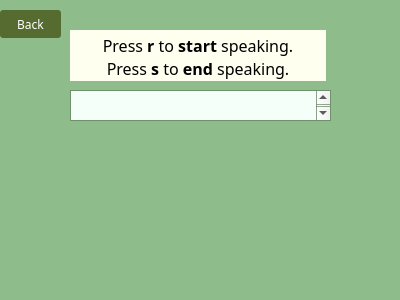
<?xml version="1.0" encoding="UTF-8"?>
<ui version="4.0">
 <class>service_3_M</class>
 <widget class="QWidget" name="service_3_M">
  <property name="geometry">
   <rect>
    <x>0</x>
    <y>0</y>
    <width>400</width>
    <height>300</height>
   </rect>
  </property>
  <property name="palette">
   <palette>
    <active>
     <colorrole role="Base">
      <brush brushstyle="SolidPattern">
       <color alpha="255">
        <red>255</red>
        <green>255</green>
        <blue>255</blue>
       </color>
      </brush>
     </colorrole>
     <colorrole role="Window">
      <brush brushstyle="SolidPattern">
       <color alpha="255">
        <red>143</red>
        <green>188</green>
        <blue>139</blue>
       </color>
      </brush>
     </colorrole>
    </active>
    <inactive>
     <colorrole role="Base">
      <brush brushstyle="SolidPattern">
       <color alpha="255">
        <red>255</red>
        <green>255</green>
        <blue>255</blue>
       </color>
      </brush>
     </colorrole>
     <colorrole role="Window">
      <brush brushstyle="SolidPattern">
       <color alpha="255">
        <red>143</red>
        <green>188</green>
        <blue>139</blue>
       </color>
      </brush>
     </colorrole>
    </inactive>
    <disabled>
     <colorrole role="Base">
      <brush brushstyle="SolidPattern">
       <color alpha="255">
        <red>143</red>
        <green>188</green>
        <blue>139</blue>
       </color>
      </brush>
     </colorrole>
     <colorrole role="Window">
      <brush brushstyle="SolidPattern">
       <color alpha="255">
        <red>143</red>
        <green>188</green>
        <blue>139</blue>
       </color>
      </brush>
     </colorrole>
    </disabled>
   </palette>
  </property>
  <property name="windowTitle">
   <string>语音听写_从MIC</string>
  </property>
  <widget class="QTextBrowser" name="output">
   <property name="geometry">
    <rect>
     <x>70</x>
     <y>90</y>
     <width>261</width>
     <height>31</height>
    </rect>
   </property>
   <property name="palette">
    <palette>
     <active>
      <colorrole role="Base">
       <brush brushstyle="SolidPattern">
        <color alpha="255">
         <red>245</red>
         <green>255</green>
         <blue>250</blue>
        </color>
       </brush>
      </colorrole>
     </active>
     <inactive>
      <colorrole role="Base">
       <brush brushstyle="SolidPattern">
        <color alpha="255">
         <red>245</red>
         <green>255</green>
         <blue>250</blue>
        </color>
       </brush>
      </colorrole>
     </inactive>
     <disabled>
      <colorrole role="Base">
       <brush brushstyle="SolidPattern">
        <color alpha="255">
         <red>189</red>
         <green>171</green>
         <blue>165</blue>
        </color>
       </brush>
      </colorrole>
     </disabled>
    </palette>
   </property>
   <property name="font">
    <font>
     <family>Ink Free</family>
     <pointsize>12</pointsize>
    </font>
   </property>
  </widget>
  <widget class="QTextBrowser" name="textBrowser">
   <property name="geometry">
    <rect>
     <x>70</x>
     <y>30</y>
     <width>256</width>
     <height>51</height>
    </rect>
   </property>
   <property name="palette">
    <palette>
     <active>
      <colorrole role="Base">
       <brush brushstyle="SolidPattern">
        <color alpha="255">
         <red>255</red>
         <green>255</green>
         <blue>240</blue>
        </color>
       </brush>
      </colorrole>
     </active>
     <inactive>
      <colorrole role="Base">
       <brush brushstyle="SolidPattern">
        <color alpha="255">
         <red>255</red>
         <green>255</green>
         <blue>240</blue>
        </color>
       </brush>
      </colorrole>
     </inactive>
     <disabled>
      <colorrole role="Base">
       <brush brushstyle="SolidPattern">
        <color alpha="255">
         <red>189</red>
         <green>171</green>
         <blue>165</blue>
        </color>
       </brush>
      </colorrole>
     </disabled>
    </palette>
   </property>
   <property name="font">
    <font>
     <family>Ink Free</family>
     <pointsize>13</pointsize>
    </font>
   </property>
   <property name="styleSheet">
    <string notr="true">border-width:0;
border-style:outset;</string>
   </property>
   <property name="verticalScrollBarPolicy">
    <enum>Qt::ScrollBarAlwaysOff</enum>
   </property>
   <property name="html">
    <string>&lt;!DOCTYPE HTML PUBLIC &quot;-//W3C//DTD HTML 4.0//EN&quot; &quot;http://www.w3.org/TR/REC-html40/strict.dtd&quot;&gt;
&lt;html&gt;&lt;head&gt;&lt;meta name=&quot;qrichtext&quot; content=&quot;1&quot; /&gt;&lt;style type=&quot;text/css&quot;&gt;
p, li { white-space: pre-wrap; }
&lt;/style&gt;&lt;/head&gt;&lt;body style=&quot; font-family:'Ink Free'; font-size:13pt; font-weight:400; font-style:normal;&quot;&gt;
&lt;p align=&quot;center&quot; style=&quot; margin-top:0px; margin-bottom:0px; margin-left:0px; margin-right:0px; -qt-block-indent:0; text-indent:0px;&quot;&gt;&lt;span style=&quot; font-size:12pt;&quot;&gt;Press&lt;/span&gt;&lt;span style=&quot; font-size:12pt; font-weight:600;&quot;&gt; r &lt;/span&gt;&lt;span style=&quot; font-size:12pt;&quot;&gt;to&lt;/span&gt;&lt;span style=&quot; font-size:12pt; font-weight:600;&quot;&gt; start &lt;/span&gt;&lt;span style=&quot; font-size:12pt;&quot;&gt;speaking.&lt;/span&gt;&lt;/p&gt;
&lt;p align=&quot;center&quot; style=&quot; margin-top:0px; margin-bottom:0px; margin-left:0px; margin-right:0px; -qt-block-indent:0; text-indent:0px;&quot;&gt;&lt;span style=&quot; font-size:12pt;&quot;&gt;Press&lt;/span&gt;&lt;span style=&quot; font-size:12pt; font-weight:600;&quot;&gt; s &lt;/span&gt;&lt;span style=&quot; font-size:12pt;&quot;&gt;to&lt;/span&gt;&lt;span style=&quot; font-size:12pt; font-weight:600;&quot;&gt; end &lt;/span&gt;&lt;span style=&quot; font-size:12pt;&quot;&gt;speaking.&lt;/span&gt;&lt;/p&gt;
&lt;p align=&quot;center&quot; style=&quot; margin-top:0px; margin-bottom:0px; margin-left:0px; margin-right:0px; -qt-block-indent:0; text-indent:0px;&quot;&gt;&lt;span style=&quot; font-size:12pt;&quot;&gt;Press&lt;/span&gt;&lt;span style=&quot; font-size:12pt; font-weight:600;&quot;&gt; q &lt;/span&gt;&lt;span style=&quot; font-size:12pt;&quot;&gt;to&lt;/span&gt;&lt;span style=&quot; font-size:12pt; font-weight:600;&quot;&gt; quit&lt;/span&gt;&lt;span style=&quot; font-size:12pt;&quot;&gt;.&lt;/span&gt;&lt;/p&gt;&lt;/body&gt;&lt;/html&gt;</string>
   </property>
  </widget>
  <widget class="QPushButton" name="Back">
   <property name="geometry">
    <rect>
     <x>0</x>
     <y>10</y>
     <width>61</width>
     <height>28</height>
    </rect>
   </property>
   <property name="font">
    <font>
     <family>Impact</family>
    </font>
   </property>
   <property name="styleSheet">
    <string notr="true">QPushButton { background-color: rgb(85, 107, 47); border-radius: 3px; color: rgb(255, 255, 255); } QPushButton:hover { background-color: rgb(42, 53, 23); }</string>
   </property>
   <property name="text">
    <string>Back</string>
   </property>
  </widget>
 </widget>
 <resources/>
 <connections/>
</ui>
